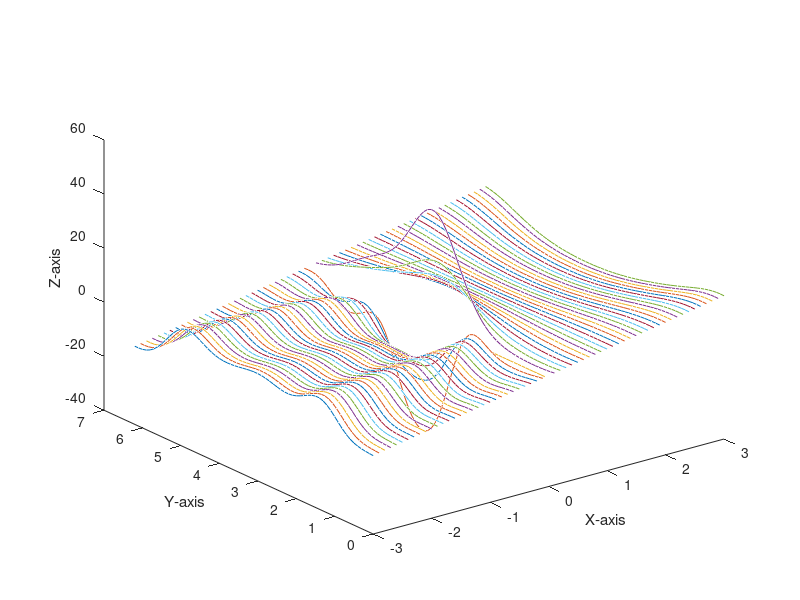

The MATLAB source for this figure:
% 一张图上绘制多条曲线[以绘制参数ｘ变化时, z的图像为例]
x = -3: 0.1: 3;
y = 0: 0.1: 2 * pi;
[x, y] = meshgrid(x, y);
% meshgrid 产生一个以向量x为行，y为列的矩阵
z = x.^sin(y) + 4 * x.^cos(y);
plot3(x, y, z);
% 绘制x取不同值时，对应的y-z曲线
xlabel('X-axis');
ylabel('Y-axis');
zlabel('Z-axis');
